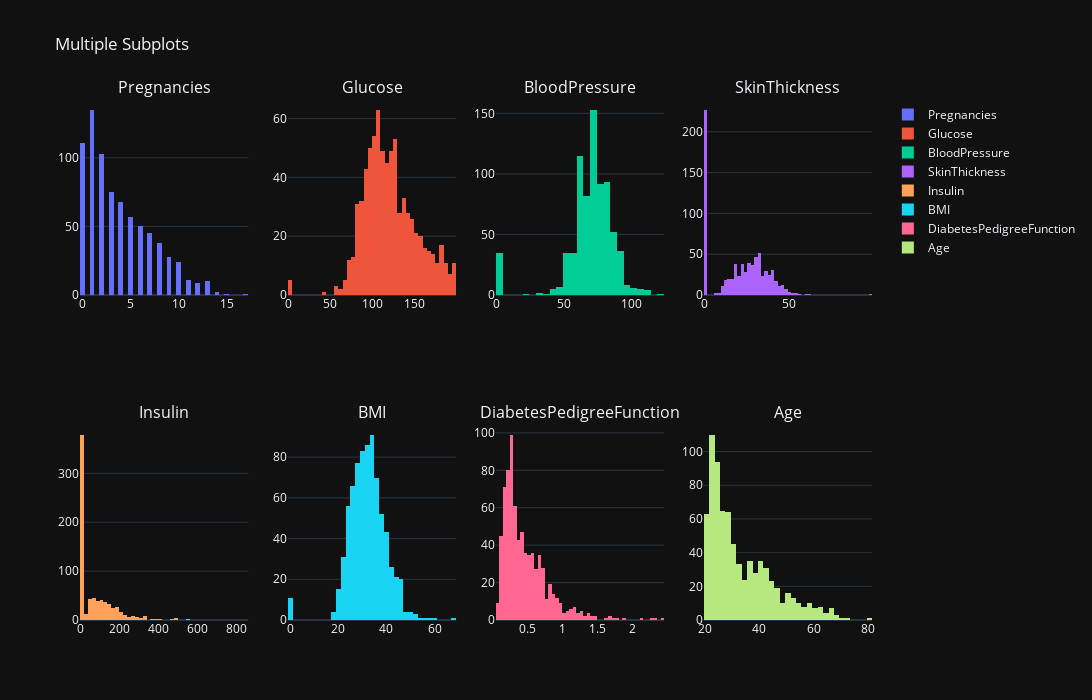

Notebook cell for this chart:
### Code cell
X = df.drop("Outcome",axis=1)
df_columns = list(X.keys())
titles = [col for col in df_columns]

fig = make_subplots(rows=2, cols=4, subplot_titles=titles)

for i, col in enumerate(df_columns):
    row = i // 4 + 1
    col_idx =  i % 4 + 1
    fig.add_trace(go.Histogram(x=df[col], name=titles[i],nbinsx=50), row=row, col=col_idx)

fig.update_layout(height=700, width=1400, title_text="Multiple Subplots", template="plotly_dark")
fig.show()

### Figure 1 — Plotly figure (JSON) as saved in the notebook; plotly's stock layout.template omitted (floating-point values rounded to 4 significant figures; data arrays with more than 128 entries replaced by an {"elided": "..."} marker saying what was removed)
{"data": [{"name": "Pregnancies", "nbinsx": 50, "type": "histogram", "x": {"elided": "768 int values"}, "xaxis": "x", "yaxis": "y"}, {"name": "Glucose", "nbinsx": 50, "type": "histogram", "x": {"elided": "768 int values"}, "xaxis": "x2", "yaxis": "y2"}, {"name": "BloodPressure", "nbinsx": 50, "type": "histogram", "x": {"elided": "768 int values"}, "xaxis": "x3", "yaxis": "y3"}, {"name": "SkinThickness", "nbinsx": 50, "type": "histogram", "x": {"elided": "768 int values"}, "xaxis": "x4", "yaxis": "y4"}, {"name": "Insulin", "nbinsx": 50, "type": "histogram", "x": {"elided": "768 int values"}, "xaxis": "x5", "yaxis": "y5"}, {"name": "BMI", "nbinsx": 50, "type": "histogram", "x": {"elided": "768 float values"}, "xaxis": "x6", "yaxis": "y6"}, {"name": "DiabetesPedigreeFunction", "nbinsx": 50, "type": "histogram", "x": {"elided": "768 float values"}, "xaxis": "x7", "yaxis": "y7"}, {"name": "Age", "nbinsx": 50, "type": "histogram", "x": {"elided": "768 int values"}, "xaxis": "x8", "yaxis": "y8"}], "layout": {"annotations": [{"font": {"size": 16}, "showarrow": false, "text": "Pregnancies", "x": 0.1062, "xanchor": "center", "xref": "paper", "y": 1, "yanchor": "bottom", "yref": "paper"}, {"font": {"size": 16}, "showarrow": false, "text": "Glucose", "x": 0.3688, "xanchor": "center", "xref": "paper", "y": 1, "yanchor": "bottom", "yref": "paper"}, {"font": {"size": 16}, "showarrow": false, "text": "BloodPressure", "x": 0.6313, "xanchor": "center", "xref": "paper", "y": 1, "yanchor": "bottom", "yref": "paper"}, {"font": {"size": 16}, "showarrow": false, "text": "SkinThickness", "x": 0.8938, "xanchor": "center", "xref": "paper", "y": 1, "yanchor": "bottom", "yref": "paper"}, {"font": {"size": 16}, "showarrow": false, "text": "Insulin", "x": 0.1062, "xanchor": "center", "xref": "paper", "y": 0.375, "yanchor": "bottom", "yref": "paper"}, {"font": {"size": 16}, "showarrow": false, "text": "BMI", "x": 0.3688, "xanchor": "center", "xref": "paper", "y": 0.375, "yanchor": "bottom", "yref": "paper"}, {"font": {"size": 16}, "showarrow": false, "text": "DiabetesPedigreeFunction", "x": 0.6313, "xanchor": "center", "xref": "paper", "y": 0.375, "yanchor": "bottom", "yref": "paper"}, {"font": {"size": 16}, "showarrow": false, "text": "Age", "x": 0.8938, "xanchor": "center", "xref": "paper", "y": 0.375, "yanchor": "bottom", "yref": "paper"}], "height": 700, "title": {"text": "Multiple Subplots"}, "width": 1400, "xaxis": {"anchor": "y", "domain": [0, 0.2125]}, "xaxis2": {"anchor": "y2", "domain": [0.2625, 0.475]}, "xaxis3": {"anchor": "y3", "domain": [0.525, 0.7375]}, "xaxis4": {"anchor": "y4", "domain": [0.7875, 1]}, "xaxis5": {"anchor": "y5", "domain": [0, 0.2125]}, "xaxis6": {"anchor": "y6", "domain": [0.2625, 0.475]}, "xaxis7": {"anchor": "y7", "domain": [0.525, 0.7375]}, "xaxis8": {"anchor": "y8", "domain": [0.7875, 1]}, "yaxis": {"anchor": "x", "domain": [0.625, 1]}, "yaxis2": {"anchor": "x2", "domain": [0.625, 1]}, "yaxis3": {"anchor": "x3", "domain": [0.625, 1]}, "yaxis4": {"anchor": "x4", "domain": [0.625, 1]}, "yaxis5": {"anchor": "x5", "domain": [0, 0.375]}, "yaxis6": {"anchor": "x6", "domain": [0, 0.375]}, "yaxis7": {"anchor": "x7", "domain": [0, 0.375]}, "yaxis8": {"anchor": "x8", "domain": [0, 0.375]}}}
